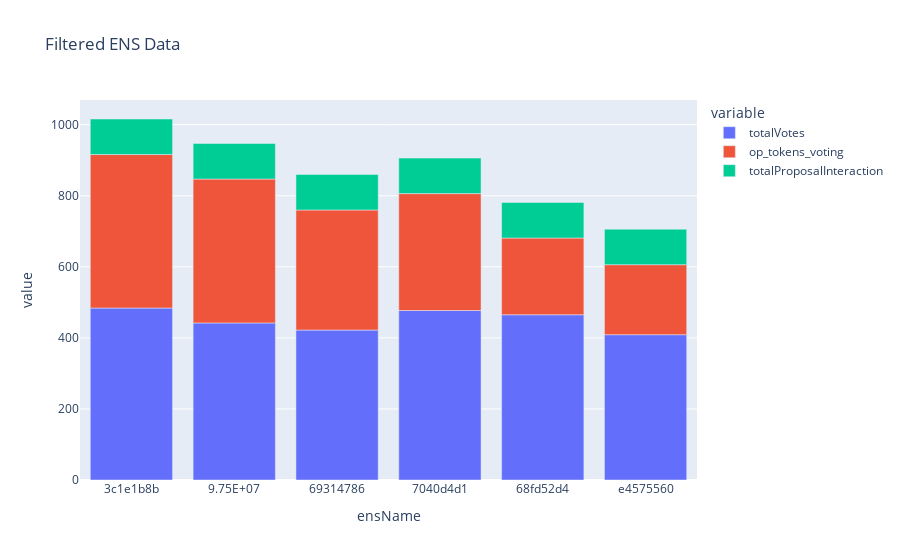

Notebook code for this chart:
### Code cell
import plotly.express as px

# Create a bar chart
fig = px.bar(filtered_ens_data.sort_values(by = 'op_tokens_voting', ascending=False), x='ensName', y=selected_columns, title='Filtered ENS Data')
fig.show()

### Figure 1 — Plotly figure (JSON) as saved in the notebook; plotly's stock layout.template omitted (floating-point values rounded to 4 significant figures)
{"data": [{"alignmentgroup": "True", "hovertemplate": "variable=totalVotes<br>ensName=%{x}<br>value=%{y}<extra></extra>", "legendgroup": "totalVotes", "marker": {"color": "#636efa", "pattern": {"shape": ""}}, "name": "totalVotes", "offsetgroup": "totalVotes", "orientation": "v", "showlegend": true, "textposition": "auto", "type": "bar", "x": ["3c1e1b8b", "9.75E+07", "69314786", "7040d4d1", "68fd52d4", "e4575560"], "xaxis": "x", "y": [484, 442, 422, 477, 465, 409], "yaxis": "y"}, {"alignmentgroup": "True", "hovertemplate": "variable=op_tokens_voting<br>ensName=%{x}<br>value=%{y}<extra></extra>", "legendgroup": "op_tokens_voting", "marker": {"color": "#EF553B", "pattern": {"shape": ""}}, "name": "op_tokens_voting", "offsetgroup": "op_tokens_voting", "orientation": "v", "showlegend": true, "textposition": "auto", "type": "bar", "x": ["3c1e1b8b", "9.75E+07", "69314786", "7040d4d1", "68fd52d4", "e4575560"], "xaxis": "x", "y": [432, 405, 338, 329, 216, 197], "yaxis": "y"}, {"alignmentgroup": "True", "hovertemplate": "variable=totalProposalInteraction<br>ensName=%{x}<br>value=%{y}<extra></extra>", "legendgroup": "totalProposalInteraction", "marker": {"color": "#00cc96", "pattern": {"shape": ""}}, "name": "totalProposalInteraction", "offsetgroup": "totalProposalInteraction", "orientation": "v", "showlegend": true, "textposition": "auto", "type": "bar", "x": ["3c1e1b8b", "9.75E+07", "69314786", "7040d4d1", "68fd52d4", "e4575560"], "xaxis": "x", "y": [100, 100, 100, 100, 100, 100], "yaxis": "y"}], "layout": {"barmode": "relative", "legend": {"title": {"text": "variable"}, "tracegroupgap": 0}, "title": {"text": "Filtered ENS Data"}, "xaxis": {"anchor": "y", "domain": [0, 1], "title": {"text": "ensName"}}, "yaxis": {"anchor": "x", "domain": [0, 1], "title": {"text": "value"}}}}
